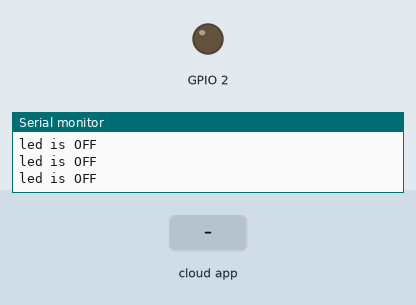
Simulated run of this sketch. Board: ESP32. Parts: output pins drawn as LEDs (lit = HIGH), the last lines printed to the serial monitor. The test bench sets the inputs (shaded band). WiFi joins after 1.5 s; servers stay silent unless stated; the Firebase database answers and starts empty.

Above: at 2.8 s.
2.9 s: the phone or cloud app sets ledstatus to 1
At 3.4 s:
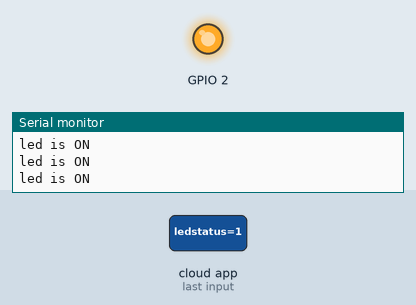
4.5 s: the phone or cloud app sets ledstatus to 0
At 5.8 s:
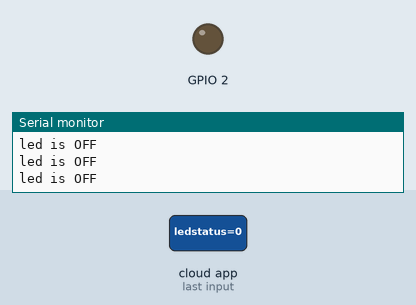
Timing chart, 0 to 7.5 s (numbered marks = the images above; inputs shaded):
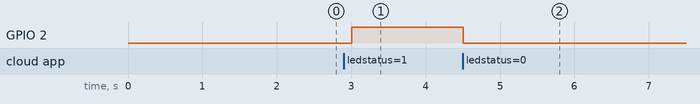

The sketch:

code.ino
```cpp
#include <WiFi.h>
#include <IOXhop_FirebaseESP32.h>

#define url "https://ledcontrol-afc17-default-rtdb.firebaseio.com/"           // replace with your Firebase URL
#define api "hhhP7agEBLLBA7m4fHXV2SdQFzp07FNSvwjTx7DJ" // replace with your secret key
#define SSID "NOHOTSPOT"       // replace with your SSID
#define PASSWORD "8270225079"

int firebasestatus=0;

void setup() {
  Serial.begin(115200);
  pinMode(2,OUTPUT);
  WiFi.begin(SSID,PASSWORD);
  while (WiFi.status() != WL_CONNECTED) { //connected to wifi process
  Serial.print(".");
  delay(500);
  }
  Firebase.begin(url,api);
  Firebase.setInt("ledstatus",0);
}

void loop() {
  firebasestatus=Firebase.getInt("ledstatus");// Read the value from Firebase
  if(firebasestatus==1){
    Serial.println("led is ON");
    digitalWrite(2,HIGH);//Turn ON the inbuit led in ESP32
  }
  else{
    Serial.println("led is OFF");
    digitalWrite(2,LOW);//Turn OFF the inbuilt led in ESP32
  }

}
```

Measured:
- after the input at 2.9 s, GPIO 2: LOW → HIGH after 0.10 s
- after the input at 4.5 s, GPIO 2: HIGH → LOW at once
